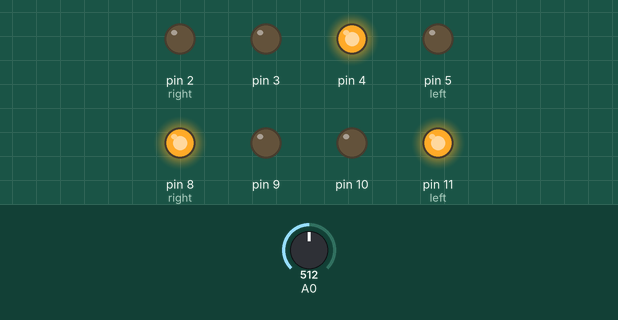
A sketch run on a simulated Arduino Uno, built with avr-gcc and run on an emulated ATmega328P. Shown: output pins drawn as LEDs (lit = HIGH). The test bench sets the inputs (shaded band); at power-on: A0 = 512.

Above: at 1.2 s.
1.3 s: A0 set to 525
At 2.3 s:
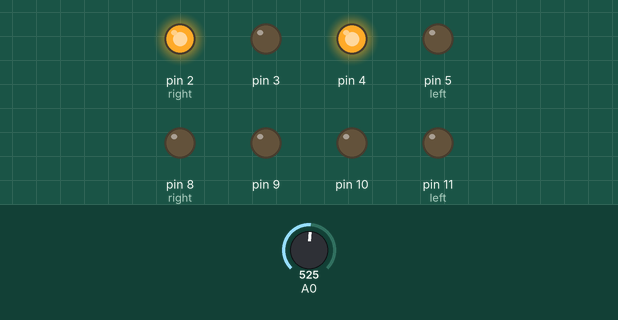
2.8 s: A0 set to 716
At 3.1 s:
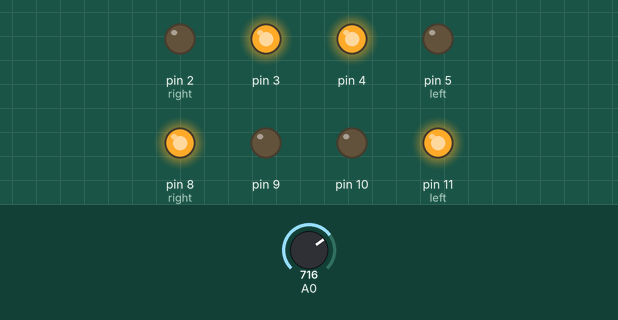
4.3 s: A0 set to 730
At 5.5 s:
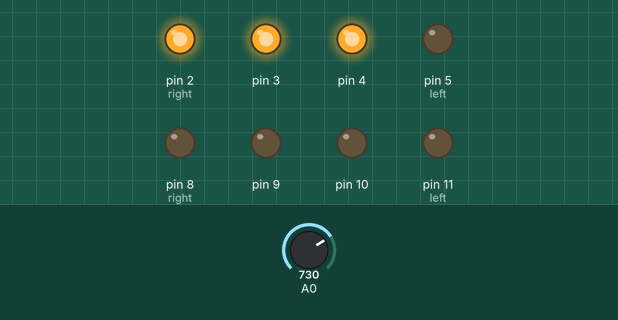
5.8 s: A0 set to 900
At 6.8 s:
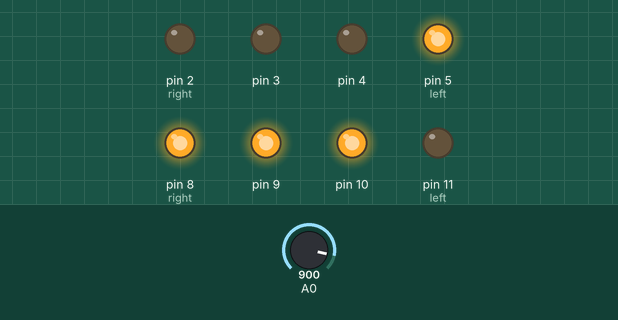
7.3 s: A0 set to 910
At 8.0 s:
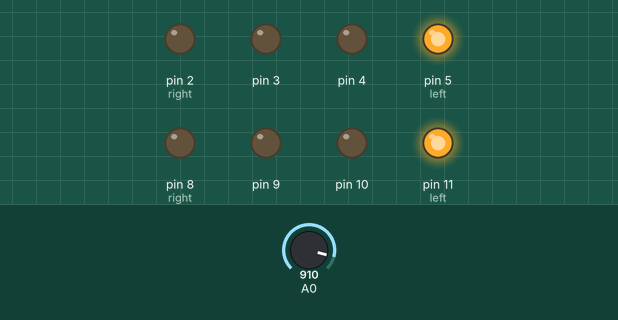
8.8 s: A0 set to 511
At 9.2 s:
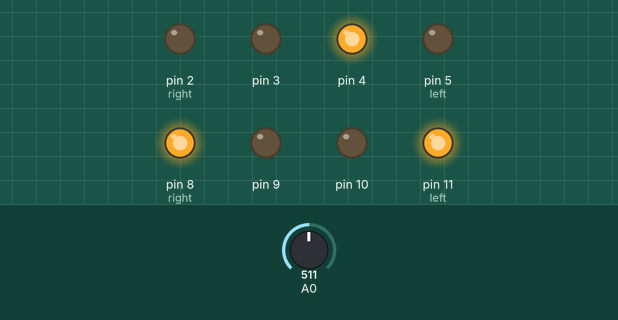
Timing chart, 0 to 11.3 s (numbered marks = the images above; inputs shaded):
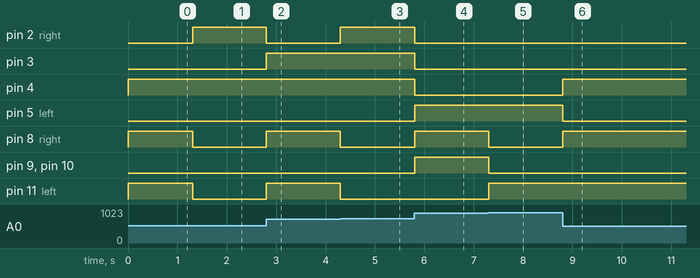

Measured:
- the behaviour switches between 516 and 517 on A0 (found by bisection; images 0 and 1)
- the behaviour switches between 723 and 724 on A0 (found by bisection; images 2 and 3)
- the behaviour switches between 909 and 910 on A0 (found by bisection; images 4 and 5)
- after the input at 1.3 s, pin 2 (right): LOW → HIGH at once; pin 8 (right), pin 11 (left): HIGH → LOW at once
- after the input at 2.8 s, pin 2 (right): HIGH → LOW at once; pin 3, pin 8 (right), pin 11 (left): LOW → HIGH at once
- after the input at 4.3 s, pin 2 (right): LOW → HIGH at once; pin 8 (right), pin 11 (left): HIGH → LOW at once
- after the input at 5.8 s, pin 2 (right), pin 3, pin 4: HIGH → LOW at once; pin 5 (left), pin 8 (right), pin 9, pin 10: LOW → HIGH at once
- after the input at 7.3 s, pin 8 (right), pin 9, pin 10: HIGH → LOW at once; pin 11 (left): LOW → HIGH at once
- after the input at 8.8 s, pin 4, pin 8 (right): LOW → HIGH at once; pin 5 (left): HIGH → LOW at once

The sketch:

r3_challenge_11.ino
```cpp
//variable declarations
int inputVal=0;
int actualVal=0;

void setup()
{
  //input
  pinMode(A0, INPUT);
  //output
  pinMode(2, OUTPUT);//right
  pinMode(3, OUTPUT);
  pinMode(4, OUTPUT);
  pinMode(5, OUTPUT);//left

  pinMode(8, OUTPUT);//right
  pinMode(9, OUTPUT);
  pinMode(10, OUTPUT);
  pinMode(11, OUTPUT);//left

  Serial.begin(9600);

}

void loop()
{
  //read input from potentiometer
  inputVal = analogRead(A0);
  //map values from potentiometer
  actualVal=map(inputVal, 0, 1023, 0, 99);

  //seperate digits to tens and ones
  int tens =actualVal/10;
  int ones =actualVal%10;

 //displays tens
  switch(tens){
  	case 9:
  		digitalWrite(2,HIGH);
  		digitalWrite(3,LOW);
  		digitalWrite(4,LOW);
  		digitalWrite(5,HIGH);

 	 break;
    case 8:

  		digitalWrite(2,LOW);
  		digitalWrite(3,LOW);
  		digitalWrite(4,LOW);
  		digitalWrite(5,HIGH);

    	break;
    case 7:
  		digitalWrite(2,HIGH);
  		digitalWrite(3,HIGH);
  		digitalWrite(4,HIGH);
  		digitalWrite(5,LOW);
   		break;
    case 6:
  		digitalWrite(2,LOW);
  		digitalWrite(3,HIGH);
  		digitalWrite(4,HIGH);
  		digitalWrite(5,LOW);
    	break;
    case 5:
  		digitalWrite(2,HIGH);
  		digitalWrite(3,LOW);
  		digitalWrite(4,HIGH);
  		digitalWrite(5,LOW);
    	break;
    case 4:
  		digitalWrite(2,LOW);
  		digitalWrite(3,LOW);
  		digitalWrite(4,HIGH);
  		digitalWrite(5,LOW);
    	break;
      case 3:
  		digitalWrite(2,HIGH);
  		digitalWrite(3,HIGH);
  		digitalWrite(4,LOW);
  		digitalWrite(5,LOW);
    	break;
      case 2:
  		digitalWrite(2,LOW);
  		digitalWrite(3,HIGH);
  		digitalWrite(4,LOW);
  		digitalWrite(5,LOW);
   		break;
      case 1:
  		digitalWrite(2,HIGH);
  		digitalWrite(3,LOW);
  		digitalWrite(4,LOW);
  		digitalWrite(5,LOW);
    	break;
      case 0:
  		digitalWrite(2,LOW);
  		digitalWrite(3,LOW);
  		digitalWrite(4,LOW);
  		digitalWrite(5,LOW);
    	break;
  }
  //displays ones
  switch(ones)
  {
  	case 9:
  		digitalWrite(8,HIGH);
  		digitalWrite(9,LOW);
  		digitalWrite(10,LOW);
  		digitalWrite(11,HIGH);
    	break;
    case 8:
  		digitalWrite(8,LOW);
  		digitalWrite(9,LOW);
  		digitalWrite(10,LOW);
  		digitalWrite(11,HIGH);
    	break;
    case 7:
  		digitalWrite(8,HIGH);
  		digitalWrite(9,HIGH);
  		digitalWrite(10,HIGH);
  		digitalWrite(11,LOW);
   		break;
    case 6:
  		digitalWrite(8,LOW);
  		digitalWrite(9,HIGH);
  		digitalWrite(10,HIGH);
  		digitalWrite(11,LOW);
    	break;
    case 5:
  		digitalWrite(2,HIGH);
  		digitalWrite(3,LOW);
  		digitalWrite(4,HIGH);
  		digitalWrite(5,LOW);
    	break;
    case 4:
  		digitalWrite(8,LOW);
  		digitalWrite(9,LOW);
  		digitalWrite(10,HIGH);
  		digitalWrite(11,LOW);
    	break;
      case 3:
  		digitalWrite(8,HIGH);
  		digitalWrite(9,HIGH);
  		digitalWrite(10,LOW);
  		digitalWrite(11,LOW);

    	break;
      case 2:
  		digitalWrite(8,LOW);
  		digitalWrite(9,HIGH);
  		digitalWrite(10,LOW);
  		digitalWrite(11,LOW);
   		break;
      case 1:
  		digitalWrite(8,HIGH);
  		digitalWrite(9,LOW);
  		digitalWrite(10,LOW);
  		digitalWrite(11,LOW);
    	break;
      case 0:
  		digitalWrite(8,LOW);
  		digitalWrite(9,LOW);
  		digitalWrite(10,LOW);
  		digitalWrite(11,LOW);
    	break;
  }

  delay(10); // Wait for 10 millisecond(s)

}
```
